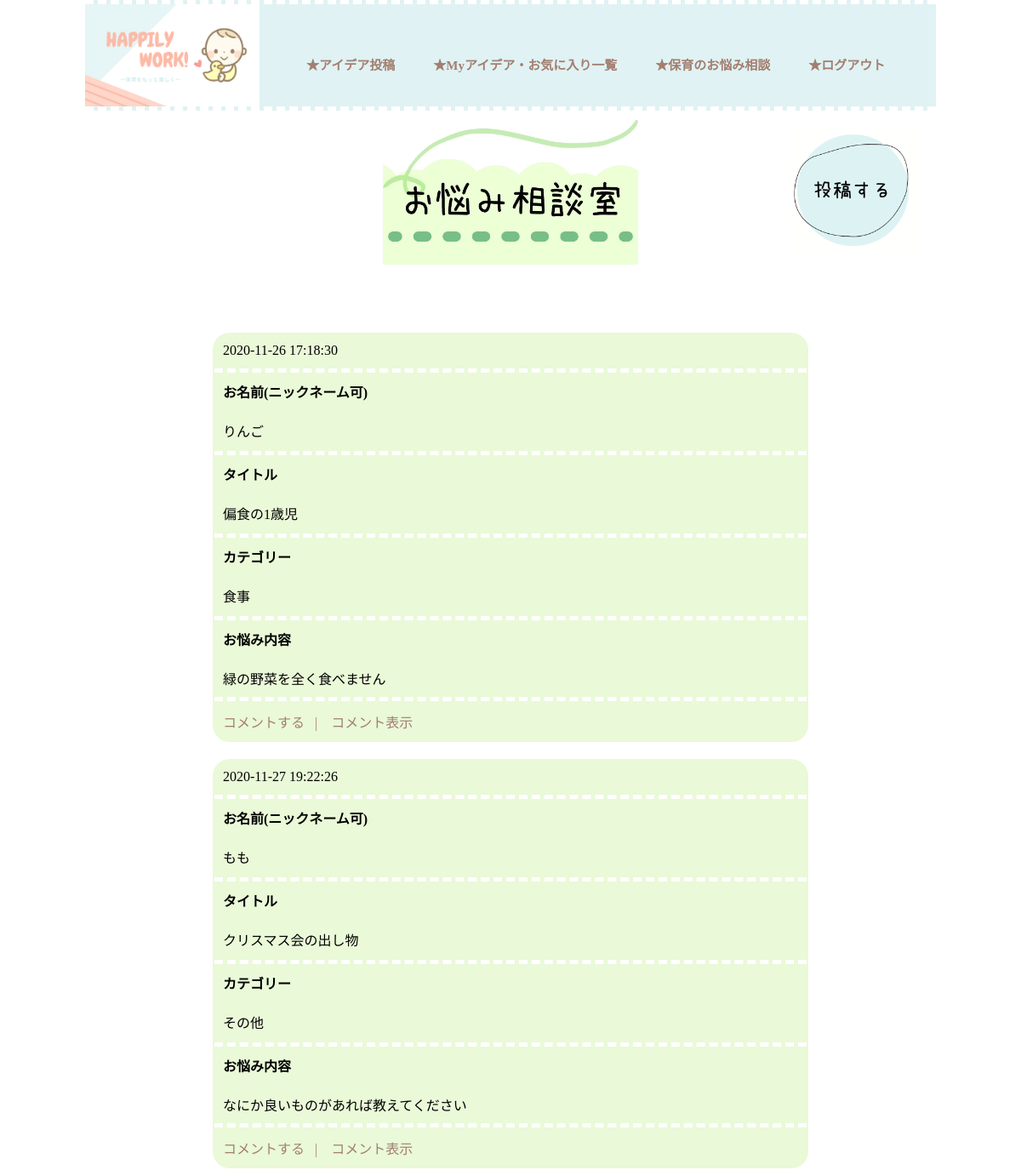
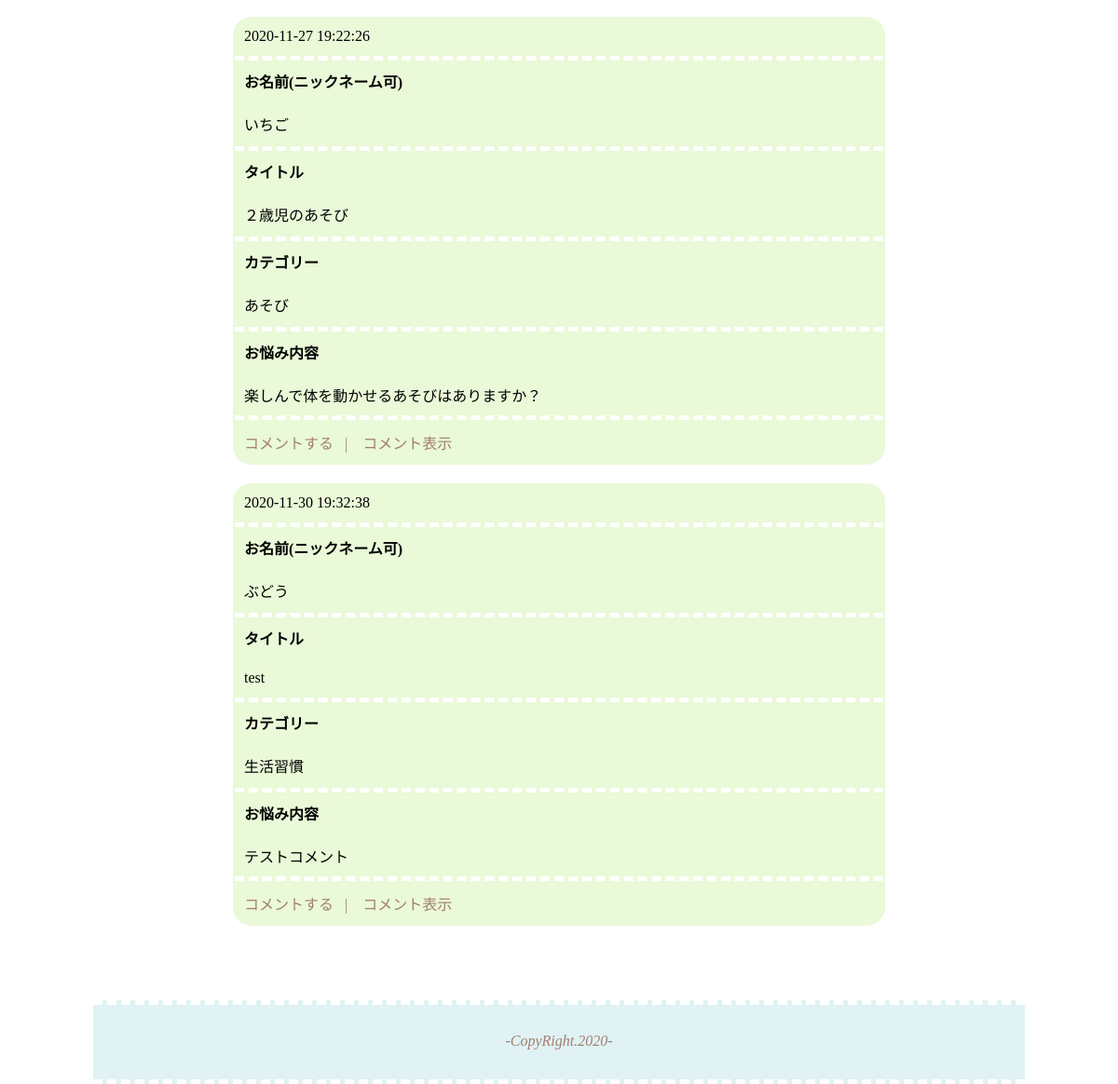
The page /trouble.php (signed in) on the database its author committed (2 pictures, top to bottom).
### tables this page shows
CREATE TABLE `troubles` (
  `id` int(11) NOT NULL,
  `user_id` int(11) NOT NULL,
  `name` varchar(32) NOT NULL,
  `title` varchar(32) NOT NULL,
  `category` varchar(32) NOT NULL,
  `trouble` varchar(256) NOT NULL,
  `create_at` datetime NOT NULL
);

### php.Original/config/config.php (called while the page is built)
<?php
 $host = 'localhost';
 $dbname = 'original_php';
 $user = 'a.kayama';
 $pass = 'jmag5624';

### php.Original/model/DB.php (called while the page is built, shortened)
<?php
 class DB {
   private $host;
   private $dbname;
   private $user;
   private $pass;
   function __construct($host, $dbname, $user, $pass) {
     $this->host = $host;
     $this->dbname = $dbname;
     $this->user = $user;
     $this->pass = $pass;
   }
   public function connectDB() {
     $this->connect = new PDO('mysql:host='.$this->host.';dbname='.$this->dbname.';charset=utf8', $this->user, $this->pass);
   }
 }

### php.Original/model/User.php (called while the page is built, shortened)
<?php
 require_once("DB.php");
class User extends DB {
   public function troubleAll() {
      $sql = 'SELECT * FROM troubles';
      $stmt = $this->connect->prepare($sql);
      $stmt->execute();
      $result = $stmt->fetchAll();
      return $result;
   }
}

### trouble.php (the view, shortened to what this page needs)
<?php
require_once("php.Original/config/config.php");
require_once("php.Original/model/User.php");
function h($post){
  return htmlspecialchars($post,ENT_QUOTES,'UTF-8');
}
try{
  $user = new User($host, $dbname, $user, $pass);
  $user->connectDB();
  if(isset($_GET['edit'])) {
    $result['trouble'] = $user->findById($_GET['edit']);
  } elseif(isset($_GET['com'])) {
    $result['trouble'] = $user->findById($_GET['com']);
    $result2 = $user->commentAll($_GET['com']);
  } else {
    $result = $user->troubleAll();
  }
  } catch(PDOException $e) {
    echo "エラー:".$e->getMessage()."<br>";
  }
?>
<!DOCTYPE html>
<html lang="ja">
  <head>
    <link rel="stylesheet" type="text/css" href="php.Original/css/trouble.css">
    <link rel="stylesheet" type="text/css" href="php.Original/css/base.css">
  </head>
  <body>
   <div id="wrapper">
  <div id="image">
    <img id="tro_logo" src="php.Original/image/trouble.jpg" alt="お悩み相談室">
    <a href="tro_post.php"><img id="post_logo" src="php.Original/image/postlogo.png" alt="投稿する"></a>
  </div>
  <div class="big-box">
    <div class="tro-box">
  <?php foreach ($result as $row): ?>
    <table id="trouble">
     <tr><td><?php echo h($row['create_at']) ?></td></tr>
     <tr><th>お名前(ニックネーム可)</th></tr>
     <tr><td><?php echo h($row['name']) ?></td></tr>
     <tr><th>タイトル</th></tr>
     <tr><td><?php echo h($row['title']) ?></td></tr>
     <tr><th>カテゴリー</th></tr>
     <tr><td><?php echo h($row['category']) ?></td></tr>
     <tr><th>お悩み内容</th></tr>
     <tr><td class="last"><?php echo h($row['trouble']) ?></td></tr>
     <tr>
       <td>
         <a href="?edit=<?=$row['id']?> ">コメントする</a>
         <a id="right" href="?com=<?=$row['id']?> ">&ensp;|&emsp;コメント表示</a>
       </td>
     </tr>
 </table>
  <?php  endforeach; ?>
 </div>
</div>
  </div>
  </body>
</html>

### php.Original/css/trouble.css (style rules this page uses)
#tro_logo { width: 300px; display: block; margin: 0 0 80px 350px ; }
#post_logo { width: 150px; height: 150px; margin: 20px 20px 0 0; }
#image { display: flex; justify-content: space-between; }
table#trouble { background-color:rgb(234, 249, 216) ; width: 70%; margin: 0 auto 20px auto; border-radius: 20px; }
#trouble th { border-top: 5px dashed white; text-align: left; padding: 10px 0 10px 10px; }
#trouble td { padding: 10px 0 10px 10px; }
.tro-box { width: 1000px; }
.last { border-bottom: 5px dashed white; }

### php.Original/css/base.css (style rules this page uses)
body { margin: 0; padding: 0; display: block; }
#wrapper { width: 1000px; margin: 0 auto; }
#logo2 { width: 205px; height: 120px; }
a { text-decoration: none; color: rgb(162, 127, 112); }
li { list-style-type: none; }
#g-navi { display: flex; border-bottom: 5px dashed white; border-top: 5px dashed white; height: 120px; background-color: rgb(224, 242, 244); width: 1000px; margin: 0 auto; }
#g-navi li { margin-left: 45px; font-size: 15px; font-weight: bold; }
#g-navi ul { padding: 0; }
.navigation { display: flex; margin-top: 60px; margin-left: 10px; }
footer { height: 80px; background-color: rgb(224, 242, 244); border-top: 5px dashed white; border-bottom: 5px dashed white; width: 1000px; margin: 80px auto 0 auto; }
address { text-align: center; padding-top: 30px; color: rgb(162, 127, 112); }

### rows shown on the page
troubles: create_at "2020-11-26 17:18:30", name "りんご", title "偏食の1歳児", category "食事", trouble "緑の野菜を全く食べません"
troubles: create_at "2020-11-27 19:22:26", name "もも", title "クリスマス会の出し物", category "その他", trouble "なにか良いものがあれば教えてください"
troubles: create_at "2020-11-27 19:22:26", name "いちご", title "２歳児のあそび", category "あそび", trouble "楽しんで体を動かせるあそびはありますか？"
troubles: create_at "2020-11-30 19:32:38", name "ぶどう", title "test", category "生活習慣", trouble "テストコメント"
